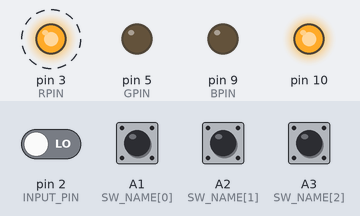
This sketch was run on a simulated Arduino Nano, built with avr-gcc and run on an emulated ATmega328P. On the bench: output pins drawn as LEDs (lit = HIGH). Dashed ring = blinking. The inputs (shaded band) are chosen by the test bench; at power-on: A1 (SW_NAME[0]), A2 (SW_NAME[1]), A3 (SW_NAME[2]) HIGH, pin 2 (INPUT_PIN) LOW. Pins used as bus, display or sensor lines are not drawn; what the sketch prints to the serial monitor is not drawn.

Above: at 2.5 s.
Timing chart, 0 to 5.0 s (numbered marks = the images above):
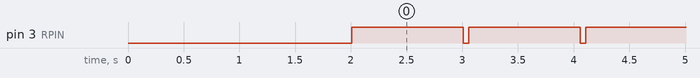

The sketch:

pulseCounter.ino
```cpp
//------------------------------------------------------------------------------
// PULSE COUNTER NANO
//
//
// Author(s): MArkos Frazzer    Date: 2019-12-09
//
//------------------------------------------------------------------------------
//
// ANALOGUE PROCESSING FOR DIGITAL LOGIC
// SIGNAL --> 358n VOLTAGE FOLLOWER --> 358n AMPLIFIER (Gain 33)
// --> LOW PASS FILTER --> COMPARATOR (Schmitt Trigger) --> ARDUIIINO INTERRUPT
//
// Firmware for reading the legacy proteus flowmeters at TRIUMF labs
//
//------------------------------------------------------------------------------

#include <SPI.h>


#define INPUT_PIN 2
#define SS_PIN 8
#define RPIN 3
#define GPIN 5
#define BPIN 9

//------------------------------------------------------------------------------
// FXN HEADERS FXN HEADERS FXN HEADERS FXN HEADERS FXN HEADERS FXN HEADERS
//------------------------------------------------------------------------------
void clearDisplaySPI();
void setBrightnessSPI(byte value);
void setDecimalsSPI(byte decimals);
void s7sSendStringSPI(String toSend);
int getSystemState();
void s7sDisplay(String toSend, int decimalPosition);
String pad(int padThis);
void blip();


//------------------------------------------------------------------------------
// CONSTS CONSTS CONSTS CONSTS CONSTS CONSTS CONSTS CONSTS CONSTS CONSTS
//------------------------------------------------------------------------------
const byte S7S_ADDR = 0x71;
static const uint8_t SW_NAME[5] = {A1, A2, A3, A6, A7};
const String MODE[5] = {"1 AB", "1 BC", "1 DC", " 300", "300B"};
const float MAP_VAL[] = {9.41E-4, 2.01E-3, 6.64E-3, 1.28E-2, 4.57E-3};

//------------------------------------------------------------------------------
// GLOBAL VARIABLES GLOBAL VARIABLES GLOBAL VARIABLES GLOBAL VARIABLES
//------------------------------------------------------------------------------

// Misc variables
bool inRange = true;
bool idle = true;
bool frequencyFlag = false;
long unsigned int previousMicros = 0;
int systemState = 0;
int averageIndex = 0;
int j = 0;
int intVal = 0;
int intFrac = 0;
long unsigned int lastTriggered = 0;
long unsigned int averagePulseDelay[10];
long unsigned int averageBuffer = 0;
float averageMicros = 0;
float period = 0.0;
float frequency = 0.0;
float flowRate = 0.0;

// Status LED variables
bool ledState = false;
int ledPin = RPIN;
int ledInterval = 0;  // Period of execution, changes depending on LEDState
int tOn = 1000;  // LED on time
int tOff = 50;  // LED off time
long unsigned int ledPreviousMillis = 0;
long unsigned int leddisplayMillis = 0;

// Display variables
int displayInterval = 1000;
int decimals = 2;
long unsigned int displayMillis = 0;


//------------------------------------------------------------------------------
// SET UP SET UP SET UP SET UP SET UP SET UP SET UP SET UP SET UP SET UP
//------------------------------------------------------------------------------
void setup() {

  // Declare some local variables
  int i = 0;

  // Setup pinModes
  pinMode(RPIN, OUTPUT);
  pinMode(GPIN, OUTPUT);
  pinMode(BPIN, OUTPUT);

  digitalWrite(RPIN, LOW);
  digitalWrite(GPIN, LOW);
  digitalWrite(BPIN, LOW);

  pinMode(INPUT_PIN, INPUT);

  for (i = 0; i <= 4; i++) {
    pinMode(SW_NAME[i], INPUT);

  }

  attachInterrupt(digitalPinToInterrupt(INPUT_PIN), increment, RISING);

  // Setup serial
  Serial.begin(115200);
  Serial.println();

  Serial.print(" //-------------------------------------------------- \n");
  Serial.print(" // PULSE COUNTER \n");
  Serial.print(" //-------------------------------------------------- \n\n");

  // -------- SPI initialization
  pinMode(SS_PIN, OUTPUT);  // Set the SS pin as an output
  digitalWrite(SS_PIN, HIGH);  // Set the SS pin HIGH
  SPI.begin();  // Begin SPI hardware
  SPI.setClockDivider(SPI_CLOCK_DIV64);  // Slow down SPI clock
  // --------

  systemState = getSystemState();

  Serial.print(" System state: ");
  Serial.print(systemState);
  Serial.print(" \n");

  if (frequencyFlag) {
    s7sSendStringSPI("ECHO");
    delay(2000);

  } else {
    clearDisplaySPI();  // Clears display, resets cursor
    s7sSendStringSPI(MODE[systemState]);
    delay(2000);

  }

}

//------------------------------------------------------------------------------
// LOOP LOOP LOOP LOOP LOOP LOOP LOOP LOOP LOOP LOOP
//------------------------------------------------------------------------------
void loop() {

  blip();

  // Display stuff
  if (millis() - displayMillis >= displayInterval) {

    displayMillis = millis();

    averageBuffer = 0;

    for(j = 0; j <= 9; j++) {
    averageBuffer += averagePulseDelay[j];

    }

    averageMicros = float(averageBuffer) / 10.0;

    period = averageMicros / 1000000.0;

    if (period > 0.0001) {
      frequency = 1.0 / period;

      if (frequency >= 20.0 && frequency <= 100.0) {
        inRange = true;

      } else {
        inRange = false;

      }

      if (frequencyFlag) {

        intVal = floor(frequency);
        intFrac = round(100 * (frequency - intVal));

        if (intVal >= 100) {
          decimals = 1;

        } else {
          decimals = 2;

        }

        s7sDisplay((pad(intVal) + pad(intFrac)), decimals);


      } else {
        flowRate = frequency * MAP_VAL[systemState];
        flowRate *= 60.0;

        intVal = floor(flowRate);
        intFrac = round(100 * (flowRate - intVal));

        if (intVal >= 100) {
          decimals = 1;

        } else {
          decimals = 2;

        }

        s7sDisplay(String(pad(intVal) + pad(intFrac)), decimals);

      }

    } else {
      s7sSendStringSPI("IDLE");

    }

  }

}

//------------------------------------------------------------------------------
void increment() {

  averagePulseDelay[averageIndex] = micros() - previousMicros;

  previousMicros = micros();

  lastTriggered = millis();

  if(averageIndex < 9) {
    averageIndex++;

  } else {
    averageIndex = 0;

  }

  return;

}

//------------------------------------------------------------------------------
void clearDisplaySPI() {

  digitalWrite(SS_PIN, LOW);
  SPI.transfer(0x76);  // Clear display command
  digitalWrite(SS_PIN, HIGH);

  return;

}

//------------------------------------------------------------------------------
void setBrightnessSPI(byte value) {

  digitalWrite(SS_PIN, LOW);
  SPI.transfer(0x7A);  // Set brightness command byte
  SPI.transfer(value);  // brightness data byte
  digitalWrite(SS_PIN, HIGH);

  return;

}

//------------------------------------------------------------------------------
void setDecimalsSPI(byte decimals) {

  digitalWrite(SS_PIN, LOW);
  SPI.transfer(0x77);
  SPI.transfer(decimals);
  digitalWrite(SS_PIN, HIGH);

  return;

}

//------------------------------------------------------------------------------
void s7sSendStringSPI(String toSend) {

  digitalWrite(SS_PIN, LOW);

  for (int i = 0; i < 4; i++) {
    SPI.transfer(toSend[i]);

  }
  digitalWrite(SS_PIN, HIGH);

  return;

}

//------------------------------------------------------------------------------
int getSystemState() {

  // Declare some local variables
  int i = 0;
  int swStates[5] = {LOW, LOW, LOW, LOW, LOW};
  uint8_t integer = 0;


  // Read all the switch states
  for (i = 0; i <= 4; i++) {
    if (i < 3){
      swStates[i] = digitalRead(SW_NAME[i]);

    } else {
      // Pins A6, A7 are analogue input only => Use ternary operator
      // (a ? b : c) "if a then b otherwise c"
      swStates[i] = (analogRead(SW_NAME[i]) > 500) ? 1 : 0;

    }
  }

  // Take the bits out of the array, shift them into an integer to get state
  for (i = 2; i >= 0; i-- ) {
    integer = integer << 1;
    integer = integer + swStates[i];

  }

  if (swStates[4] == HIGH) {
    frequencyFlag = true;

  }

  return integer;

}

//------------------------------------------------------------------------------
void s7sDisplay(String toSend, int decimalPosition) {

    clearDisplaySPI();  // Clears display, resets cursor
    s7sSendStringSPI(toSend);

    if (decimalPosition == 1) {
      setDecimalsSPI(0b000100);  // (', :, .(4), .(3), .(2), .(1))

    } else if (decimalPosition == 2) {
      setDecimalsSPI(0b000010);

    }


    return;

}

//------------------------------------------------------------------------------
String pad(int padThis) {

  String returnString = String(padThis);

  if (padThis < 10) {
    returnString = "0" + returnString;

  }

  return returnString;

}

//------------------------------------------------------------------------------
void blip() {

//  if (millis() - lastTriggered >= 5000) {
//    ledPin = RPIN;
//
//  } else if (!inRange) {
//    ledPin = BPIN;
//
//  } else {
//    ledPin = GPIN;
//
//  }

  if ((millis() - ledPreviousMillis) >= ledInterval) {

    ledPreviousMillis = millis();

    if (ledState) {
      ledInterval = tOff;
      ledState = !ledState;

    } else {
      ledInterval = tOn;
      ledState = !ledState;

    }

    digitalWrite(ledPin, ledState);
  }
}

//------------------------------------------------------------------------------
```

Measured:
- by itself, pin 3 (RPIN): alternates HIGH for 1.0 s and LOW for 0.05 s
